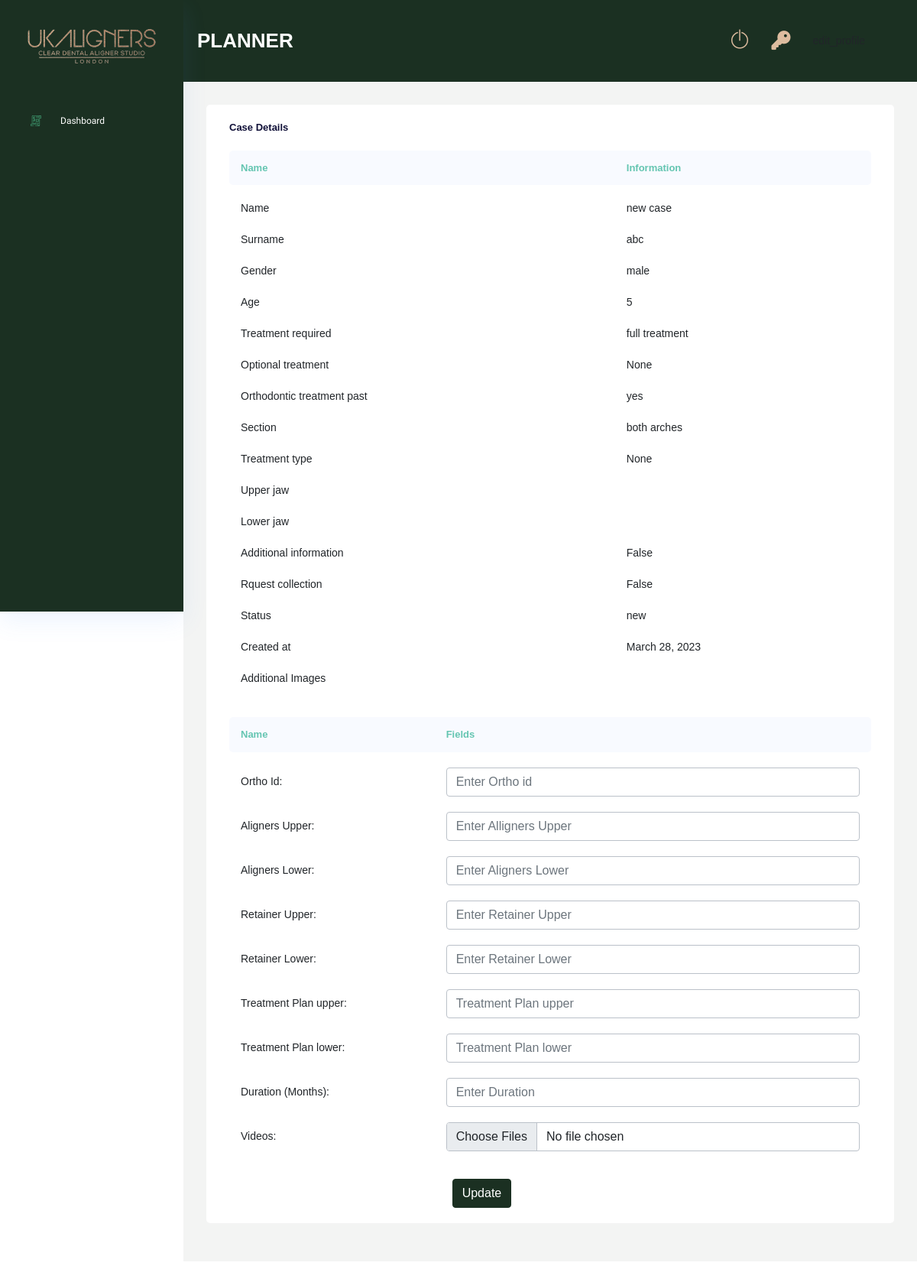
The app's page /planner/case-details/38/ (signed in), older data.
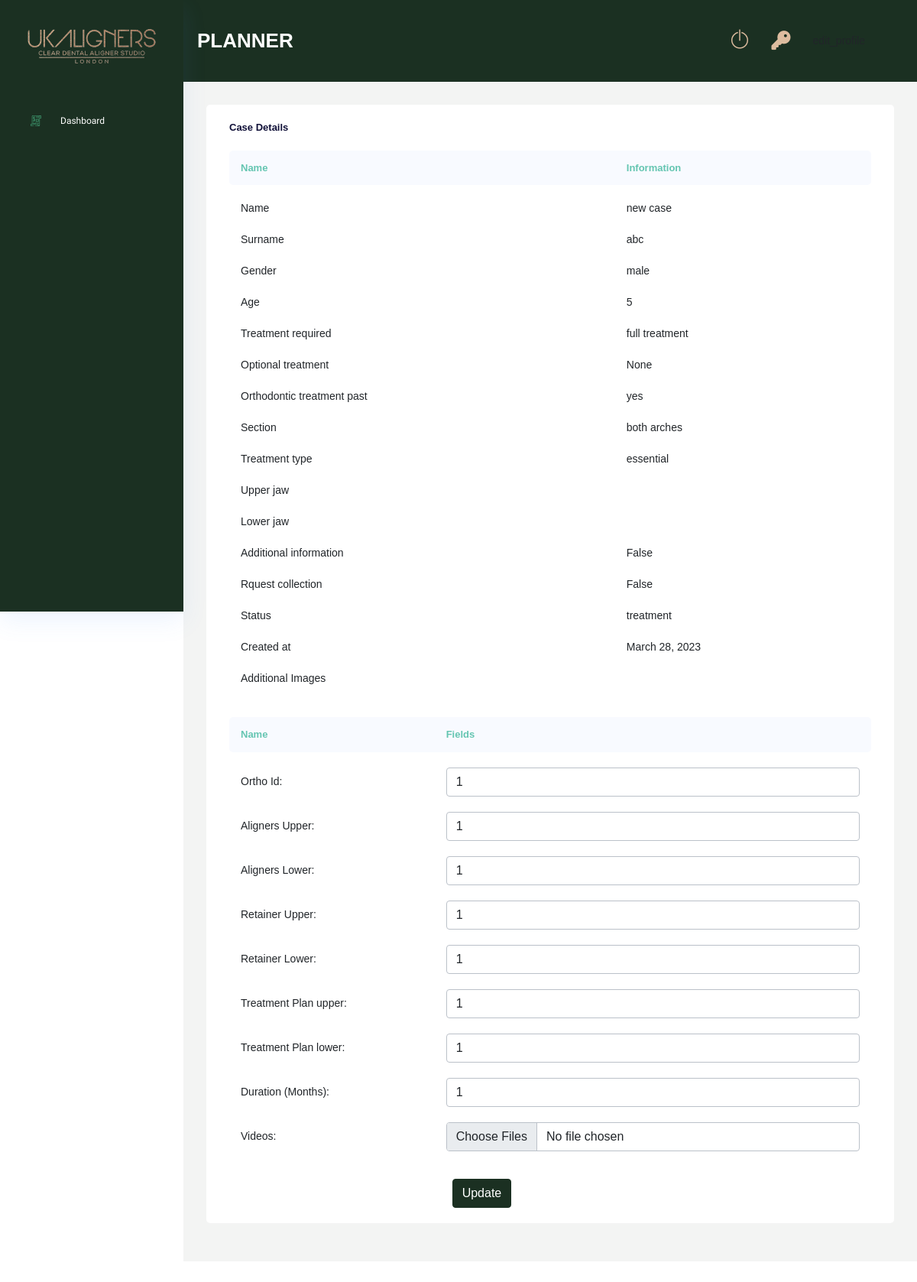
The same page, newer data.
### Case/models.py (models this page shows, shortened)
class Case(models.Model):
    GENDER_CHOICES = (
        ("male","male"),
        ("female","female"),
        ("other","other")
        )
    ORTHODONTIC_CHOICES = (
        ("yes","yes"),
        ("no","no")
        )
    TREATMENT_REQUIRED_CHOICES = (
        ("full treatment","full treatment"),
        ("continuation","continuation"),
        ("refinement","refinement"),
        ("retainer","retainer")
    )
    OPTIONAL_TREATMENT = (
        ("replacement","replacement"),
        ("mouthguard","mouthguard"),
        ("smile design","smile design")
    )
    SECTION_CHOICES = (
        ("both arches","both arches"),
        ("upper only","upper only"),
        ("lower only","lower only")
    )
    TREATMENT_CHOICES = (
        ("essential","essential"),
        ("advance","advance"),
        ("comprehensive","comprehensive")
    )
    clinic                          = models.ForeignKey(Clinic, on_delete=models.DO_NOTHING,null=True,blank=True)
    dentist                         = models.ForeignKey(Dentist, on_delete=models.DO_NOTHING, null=True, blank=True)
    saloon_owner                    = models.ForeignKey(Saloon_owner, on_delete=models.DO_NOTHING, null=True, blank=True)
    saloon                          = models.ForeignKey(Saloon, on_delete=models.DO_NOTHING, null=True, blank=True)
    name                            = models.CharField(max_length=250)
    surname                         = models.CharField(max_length=250,null=True, blank=True)
    gender                          = models.CharField(max_length=50,choices=GENDER_CHOICES)
    age                             = models.IntegerField(null=True, blank=True)
    treatment_required              = models.CharField(max_length=100,choices=TREATMENT_REQUIRED_CHOICES)
    optional_treatment              = models.CharField(max_length=100,choices=OPTIONAL_TREATMENT, null=True, blank=True)
    orthodontic_treatment_past      = models.CharField(max_length=10,null=True, blank=True, choices=ORTHODONTIC_CHOICES)
    section                         = models.CharField(max_length=250,null=True, blank=True, choices=SECTION_CHOICES)
    treatment_type                  = models.CharField(max_length=250,null=True, blank=True, choices=TREATMENT_CHOICES)
    upper_jaw                       = models.FileField(upload_to="upper_jaws",null=True, blank=True)
    lower_jaw                       = models.FileField(upload_to="lower_jaws",null=True, blank=True)
    rquest_collection               = models.BooleanField(default=False)
    additional_information          = models.TextField(null=True, blank=True)
    planner                         = models.ForeignKey(Planner,on_delete=models.DO_NOTHING, null=True, blank=True)
    technician                      = models.ForeignKey(Technician,on_delete=models.DO_NOTHING, null=True, blank=True)
    status                          = models.CharField(max_length=250, default="new", null=True, blank=True)
    ortho_id                        = models.CharField(max_length=255, null=True, blank=True)
    aligners_upper                  = models.IntegerField(null=True, blank=True)
    aligners_lower                  = models.IntegerField(null=True, blank=True)
    retainer_upper                  = models.IntegerField(null=True, blank=True)
    retainer_lower                  = models.IntegerField(null=True, blank=True)
    treatment_plan_upper            = models.IntegerField(null=True, blank=True)
    treatment_plan_lower            = models.IntegerField(null=True, blank=True)
    duration                        = models.IntegerField(null=True, blank=True)
    progress                        = models.CharField(max_length=255, null=True, blank=True)
    created_at                      = models.DateField(auto_now_add=True, null=True)
    fee_cleared                     = models.BooleanField(default=False)
    totel_fee                       = models.FloatField(default=0.0,null=True,blank=True)
    manager_paid                    = models.BooleanField(default=False)
    planner_paid                    = models.BooleanField(default=False)
    technician_paid                 = models.BooleanField(default=False)
    refinement                      = models.IntegerField(default=0)
    class Meta:
        verbose_name_plural = "Cases"

### PlannerRoll/views.py (the view, shortened to what this page needs)
# urls.py: path('case-details/<int:id>/', views.case_details, name="case_details"),
@login_required(login_url='login')
def case_details(request,id):
    if request.user.is_planner:
        case_obj = Case.objects.get(id=id)
        additional_images_obj = Case_additional_images.objects.filter(case=case_obj)
        additional_videos_obj = Case_additional_videos.objects.filter(case=case_obj)
        context = {
            'case_obj':case_obj,
            'additional_images_obj':additional_images_obj,
            'additional_videos_obj':additional_videos_obj
        }
        return render(request,'plannerRoll/case_deatils.html',context)
    return redirect('login')

### PlannerRoll/templates/plannerRoll/case_deatils.html (shortened to what the changed rows need)
{% extends 'base.html' %}
{% load static %}
{% block content %}
<div class="main_content_iner ">
    <div class="container-fluid p-0">
        <div class="row justify-content-center">
            <div class="col-lg-12">
                <div class="white_card card_height_100 mb_30">
                    <div class="white_card">
                        <div class="QA_section plr_30">
                            <div class="QA_table mb_30">
                                <table class="table ">
                                    <thead>
                                        <tr>
                                            <th scope="col">Name</th>
                                            <th scope="col">Information</th>
                                        </tr>
                                    </thead>
                                    <tbody>
                                        <tr>
                                            <td>Name</td>
                                            <td>{{case_obj.name}}</td>
                                        </tr>
                                        <tr>
                                            <td>Surname</td>
                                            <td>{{case_obj.surname}}</td>
                                        </tr>
                                        <tr>
                                            <td>Gender</td>
                                            <td>{{case_obj.gender}}</td>
                                        </tr>
                                        <tr>
                                            <td>Age</td>
                                            <td>{{case_obj.age}}</td>
                                        </tr>
                                        <tr>
                                            <td>Treatment required</td>
                                            <td>{{case_obj.treatment_required}}</td>
                                        </tr>
                                        <tr>
                                            <td>Optional treatment</td>
                                            <td>{{case_obj.optional_treatment}}</td>
                                        </tr>
                                        <tr>
                                            <td>Orthodontic treatment past</td>
                                            <td>{{case_obj.orthodontic_treatment_past}}</td>
                                        </tr>
                                        <tr>
                                            <td>Section</td>
                                            <td>{{case_obj.section}}</td>
                                        </tr>
                                        <tr>
                                            <td>Treatment type</td>
                                            <td>{{case_obj.treatment_type}}</td>
                                        </tr>
                                        <tr>
                                            <td>Additional information</td>
                                            <td>{{case_obj.rquest_collection}}</td>
                                        </tr>
                                        <tr>
                                            <td>Rquest collection</td>
                                            <td>{{case_obj.rquest_collection}}</td>
                                        </tr>
                                        <tr>
                                            <td>Status</td>
                                            <td>{{case_obj.status}}</td>
                                        </tr>
                                        <tr>
                                            <td>Created at</td>
                                            <td>{{case_obj.created_at}}</td>
                                        </tr>
                                    </tbody>
                                </table>
                            </div>
                        </div>
                    </div>
                    <div class="white_card">
                        <div class="QA_section plr_30">
                            <div class="QA_table mb_30">
                                <table class="table ">
                                    <thead>
                                        <tr>
                                            <th scope="col">Name</th>
                                            <th scope="col">Fields</th>
                                        </tr>
                                    </thead>
                                    <form id="" method="post" enctype="multipart/form-data">
                                        <tbody>
                                            <tr>
                                                <td>
                                                    <input type="text" {% if case_obj.duration %} value="{{case_obj.ortho_id}}" {% endif %} name="ortho_id" placeholder="Enter Ortho id" class="form-control" required>
                                                </td>
                                            </tr>
                                            <tr>
                                                <td>
                                                    <input type="text" {% if case_obj.duration %} value="{{case_obj.aligners_upper}}" {% endif %} name="aligner_upper" placeholder="Enter Alligners Upper" class="form-control" required>
                                                </td>
                                            </tr>
                                            <tr>
                                                <td>
                                                    <input type="text" {% if case_obj.duration %} value="{{case_obj.aligners_lower}}" {% endif %} name="aligner_lower" placeholder="Enter Aligners Lower" class="form-control" required>
                                                </td>
                                            </tr>
                                            <tr>
                                                <td>
                                                    <input type="text" {% if case_obj.duration %} value="{{case_obj.retainer_upper}}" {% endif %} name="retainer_upper" placeholder="Enter Retainer Upper" class="form-control county_autocomplete" required>
                                                </td>
                                            </tr>
                                            <tr>
                                                <td>
                                                    <input type="text" {% if case_obj.duration %} value="{{case_obj.retainer_lower}}" {% endif %} name="retainer_lower" placeholder="Enter Retainer Lower" class="form-control court_name_autocomplete" required>
                                                </td>
                                            </tr>
                                            <tr>
                                                <td>
                                                    <input type="text" {% if case_obj.duration %} value="{{case_obj.treatment_plan_upper}}" {% endif %} name="treatment_plan_upper" placeholder="Treatment Plan upper" class="form-control address1_autocomplete" required>
                                                </td>
                                            </tr>
                                            <tr>
                                                <td>
                                                    <input type="text" {% if case_obj.duration %} value="{{case_obj.treatment_plan_lower}}" {% endif %} name="treatment_plan_lower" placeholder="Treatment Plan lower" class="form-control phone_autocomplete" required>
                                                </td>
                                            </tr>
                                            <tr>
                                                <td>
                                                    <input type="text" {% if case_obj.duration %} value="{{case_obj.duration}}" {% endif %} name="duration" placeholder="Enter Duration" class="form-control address2_autocomplete" required>
                                                </td>
                                            </tr>
                                        </tbody>
                                    </form>
                                </table>
                            </div>
                        </div>
                    </div>
                </div>
            </div>
        </div>
    </div>
</div>
{% endblock %}

Row changes from the older to the newer data that the page shows:
changed Case "new case": treatment_type "None" → "essential"; status "new" → "treatment"; ortho_id (not shown) → "1"; aligner_upper (not shown) → "1"; aligner_lower (not shown) → "1"; retainer_upper (not shown) → "1"; retainer_lower (not shown) → "1"; treatment_plan_upper (not shown) → "1"; treatment_plan_lower (not shown) → "1"; duration (not shown) → "1"
